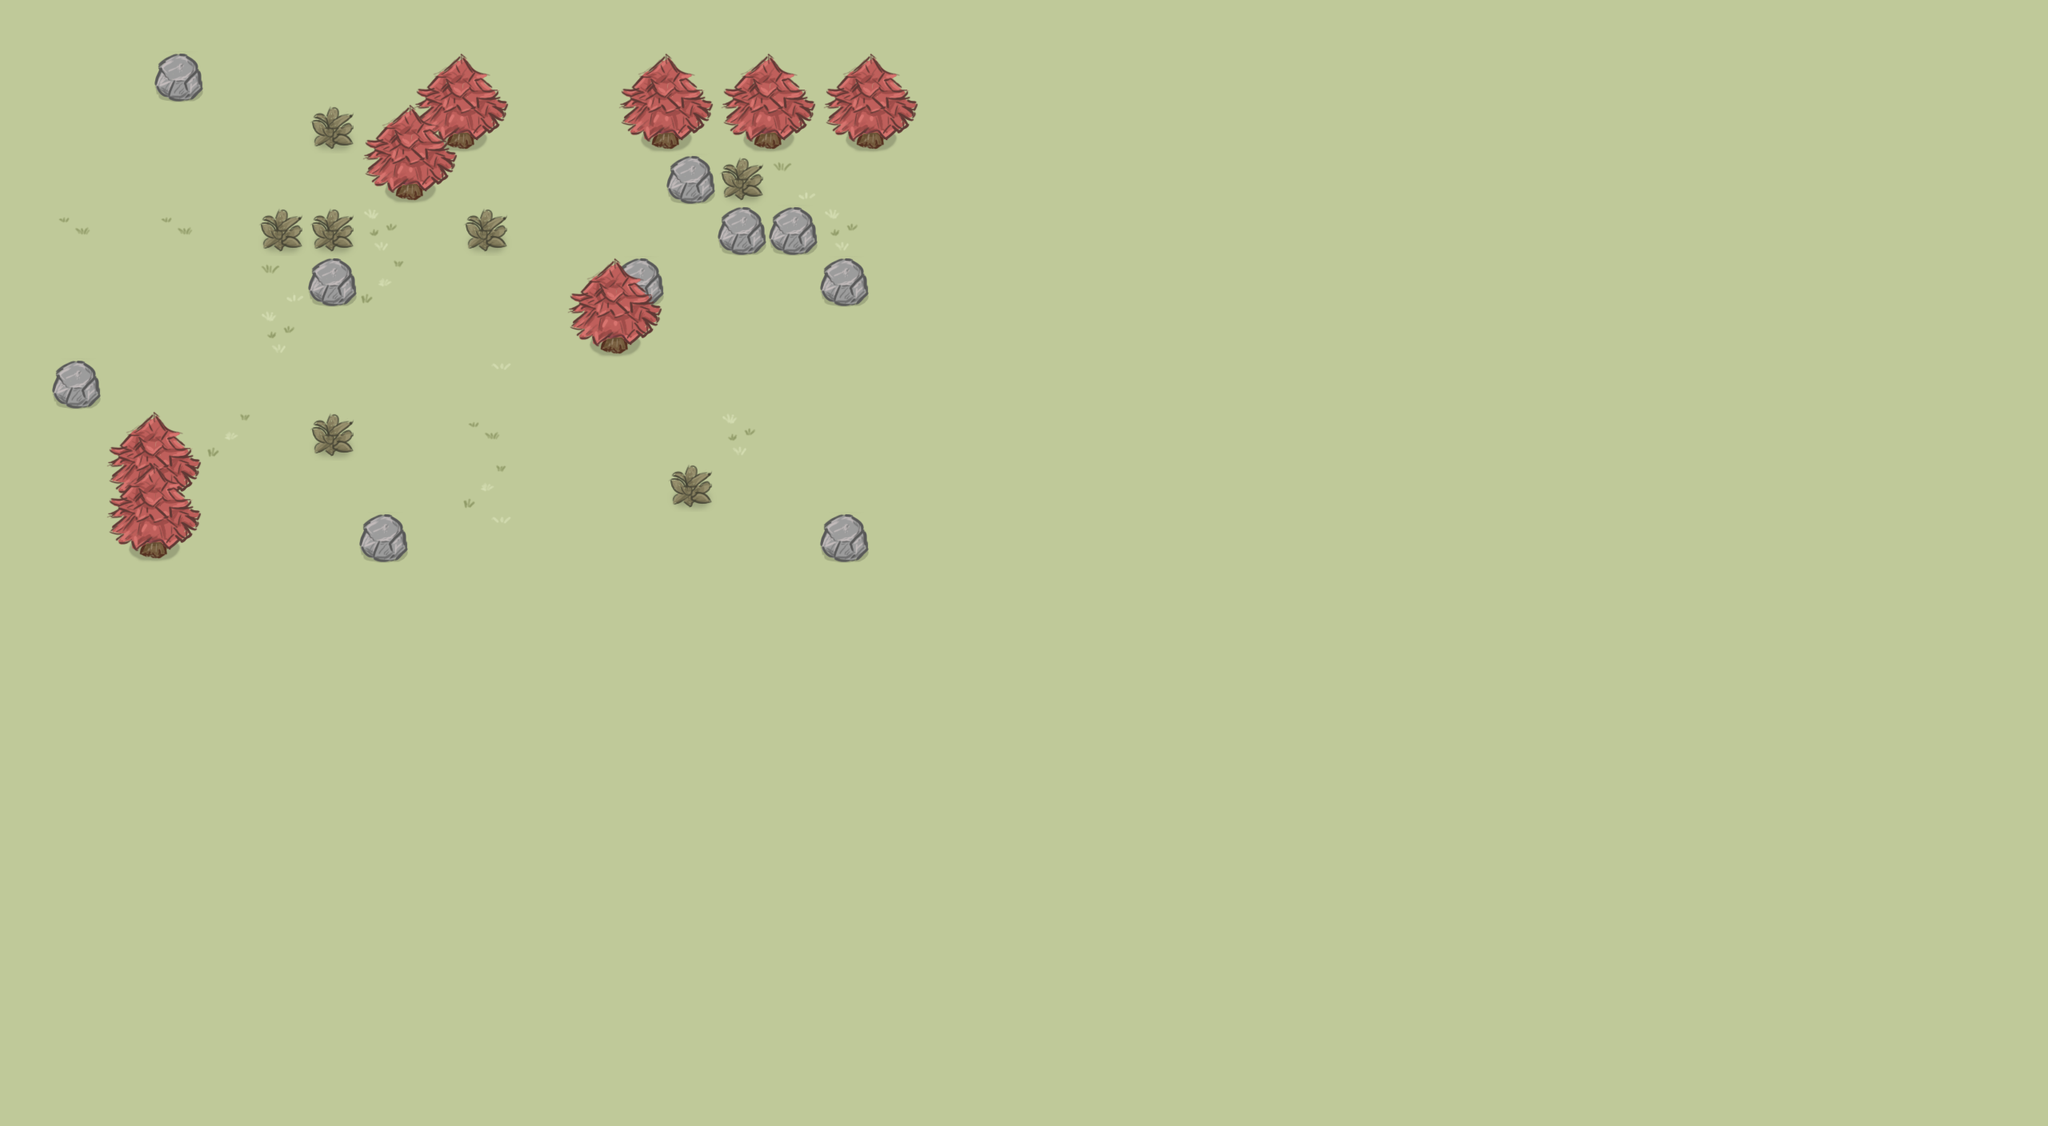

Below is a game level as drawn by its tile map, then a one-line description and the .tmx file that defines it, in full:
An orthogonal 40x22 tile map with 64x64 px tiles, 2 tile layers (background, foreground).

<map version="1.0" tiledversion="1.1.5" orientation="orthogonal" renderorder="right-down" width="40" height="22" tilewidth="64" tileheight="64" infinite="0" nextobjectid="1">
 <tileset firstgid="1" source="../tilesets/autumn.tsx" />
 <layer name="background" width="40" height="22">
  <data encoding="csv">
1,1,1,1,1,1,1,1,1,1,1,1,1,1,1,1,1,1,1,1,1,1,1,1,1,1,1,1,1,1,1,1,1,1,1,1,1,1,1,1,
1,1,1,13,1,1,1,1,1,1,1,1,1,1,1,1,1,1,1,1,1,1,1,1,1,1,1,1,1,1,1,1,1,1,1,1,1,1,1,1,
1,1,1,1,1,1,6,1,11,12,1,1,11,12,11,12,11,12,1,1,1,1,1,1,1,1,1,1,1,1,1,1,1,1,1,1,1,1,1,1,
1,1,1,1,1,1,1,11,12,1,1,1,1,13,6,2,1,1,1,1,1,1,1,1,1,1,1,1,1,1,1,1,1,1,1,1,1,1,1,1,
1,9,1,9,1,6,6,3,1,6,1,1,1,1,13,13,3,1,1,1,1,1,1,1,1,1,1,1,1,1,1,1,1,1,1,1,1,1,1,1,
1,1,1,1,1,2,13,10,1,1,1,1,13,1,1,1,13,1,1,1,1,1,1,1,1,1,1,1,1,1,1,1,1,1,1,1,1,1,1,1,
1,1,1,1,1,3,1,1,1,1,1,11,12,1,1,1,1,1,1,1,1,1,1,1,1,1,1,1,1,1,1,1,1,1,1,1,1,1,1,1,
1,13,1,1,1,1,1,1,1,8,1,1,1,1,1,1,1,1,1,1,1,1,1,1,1,1,1,1,1,1,1,1,1,1,1,1,1,1,1,1,
1,1,1,1,10,1,6,1,1,9,1,1,1,1,3,1,1,1,1,1,1,1,1,1,1,1,1,1,1,1,1,1,1,1,1,1,1,1,1,1,
1,1,11,12,1,1,1,1,1,10,1,1,1,6,1,1,1,1,1,1,1,1,1,1,1,1,1,1,1,1,1,1,1,1,1,1,1,1,1,1,
1,1,11,12,1,1,1,13,1,8,1,1,1,1,1,1,13,1,1,1,1,1,1,1,1,1,1,1,1,1,1,1,1,1,1,1,1,1,1,1,
1,1,1,1,1,1,1,1,1,1,1,1,1,1,1,1,1,1,1,1,1,1,1,1,1,1,1,1,1,1,1,1,1,1,1,1,1,1,1,1,
1,1,1,1,1,1,1,1,1,1,1,1,1,1,1,1,1,1,1,1,1,1,1,1,1,1,1,1,1,1,1,1,1,1,1,1,1,1,1,1,
1,1,1,1,1,1,1,1,1,1,1,1,1,1,1,1,1,1,1,1,1,1,1,1,1,1,1,1,1,1,1,1,1,1,1,1,1,1,1,1,
1,1,1,1,1,1,1,1,1,1,1,1,1,1,1,1,1,1,1,1,1,1,1,1,1,1,1,1,1,1,1,1,1,1,1,1,1,1,1,1,
1,1,1,1,1,1,1,1,1,1,1,1,1,1,1,1,1,1,1,1,1,1,1,1,1,1,1,1,1,1,1,1,1,1,1,1,1,1,1,1,
1,1,1,1,1,1,1,1,1,1,1,1,1,1,1,1,1,1,1,1,1,1,1,1,1,1,1,1,1,1,1,1,1,1,1,1,1,1,1,1,
1,1,1,1,1,1,1,1,1,1,1,1,1,1,1,1,1,1,1,1,1,1,1,1,1,1,1,1,1,1,1,1,1,1,1,1,1,1,1,1,
1,1,1,1,1,1,1,1,1,1,1,1,1,1,1,1,1,1,1,1,1,1,1,1,1,1,1,1,1,1,1,1,1,1,1,1,1,1,1,1,
1,1,1,1,1,1,1,1,1,1,1,1,1,1,1,1,1,1,1,1,1,1,1,1,1,1,1,1,1,1,1,1,1,1,1,1,1,1,1,1,
1,1,1,1,1,1,1,1,1,1,1,1,1,1,1,1,1,1,1,1,1,1,1,1,1,1,1,1,1,1,1,1,1,1,1,1,1,1,1,1,
1,1,1,1,1,1,1,1,1,1,1,1,1,1,1,1,1,1,1,1,1,1,1,1,1,1,1,1,1,1,1,1,1,1,1,1,1,1,1,1
</data>
 </layer>
 <layer name="foreground" width="40" height="22">
  <data encoding="csv">
0,0,0,0,0,0,0,0,0,0,0,0,0,0,0,0,0,0,0,0,0,0,0,0,0,0,0,0,0,0,0,0,0,0,0,0,0,0,0,0,
0,0,0,0,0,0,0,0,4,5,0,0,4,5,4,5,4,5,0,0,0,0,0,0,0,0,0,0,0,0,0,0,0,0,0,0,0,0,0,0,
0,0,0,0,0,0,0,4,5,0,0,0,0,0,0,0,0,0,0,0,0,0,0,0,0,0,0,0,0,0,0,0,0,0,0,0,0,0,0,0,
0,0,0,0,0,0,0,0,0,0,0,0,0,0,0,0,0,0,0,0,0,0,0,0,0,0,0,0,0,0,0,0,0,0,0,0,0,0,0,0,
0,0,0,0,0,0,0,0,0,0,0,0,0,0,0,0,0,0,0,0,0,0,0,0,0,0,0,0,0,0,0,0,0,0,0,0,0,0,0,0,
0,0,0,0,0,0,0,0,0,0,0,4,5,0,0,0,0,0,0,0,0,0,0,0,0,0,0,0,0,0,0,0,0,0,0,0,0,0,0,0,
0,0,0,0,0,0,0,0,0,0,0,0,0,0,0,0,0,0,0,0,0,0,0,0,0,0,0,0,0,0,0,0,0,0,0,0,0,0,0,0,
0,0,0,0,0,0,0,0,0,0,0,0,0,0,0,0,0,0,0,0,0,0,0,0,0,0,0,0,0,0,0,0,0,0,0,0,0,0,0,0,
0,0,4,5,0,0,0,0,0,0,0,0,0,0,0,0,0,0,0,0,0,0,0,0,0,0,0,0,0,0,0,0,0,0,0,0,0,0,0,0,
0,0,4,5,0,0,0,0,0,0,0,0,0,0,0,0,0,0,0,0,0,0,0,0,0,0,0,0,0,0,0,0,0,0,0,0,0,0,0,0,
0,0,0,0,0,0,0,0,0,0,0,0,0,0,0,0,0,0,0,0,0,0,0,0,0,0,0,0,0,0,0,0,0,0,0,0,0,0,0,0,
0,0,0,0,0,0,0,0,0,0,0,0,0,0,0,0,0,0,0,0,0,0,0,0,0,0,0,0,0,0,0,0,0,0,0,0,0,0,0,0,
0,0,0,0,0,0,0,0,0,0,0,0,0,0,0,0,0,0,0,0,0,0,0,0,0,0,0,0,0,0,0,0,0,0,0,0,0,0,0,0,
0,0,0,0,0,0,0,0,0,0,0,0,0,0,0,0,0,0,0,0,0,0,0,0,0,0,0,0,0,0,0,0,0,0,0,0,0,0,0,0,
0,0,0,0,0,0,0,0,0,0,0,0,0,0,0,0,0,0,0,0,0,0,0,0,0,0,0,0,0,0,0,0,0,0,0,0,0,0,0,0,
0,0,0,0,0,0,0,0,0,0,0,0,0,0,0,0,0,0,0,0,0,0,0,0,0,0,0,0,0,0,0,0,0,0,0,0,0,0,0,0,
0,0,0,0,0,0,0,0,0,0,0,0,0,0,0,0,0,0,0,0,0,0,0,0,0,0,0,0,0,0,0,0,0,0,0,0,0,0,0,0,
0,0,0,0,0,0,0,0,0,0,0,0,0,0,0,0,0,0,0,0,0,0,0,0,0,0,0,0,0,0,0,0,0,0,0,0,0,0,0,0,
0,0,0,0,0,0,0,0,0,0,0,0,0,0,0,0,0,0,0,0,0,0,0,0,0,0,0,0,0,0,0,0,0,0,0,0,0,0,0,0,
0,0,0,0,0,0,0,0,0,0,0,0,0,0,0,0,0,0,0,0,0,0,0,0,0,0,0,0,0,0,0,0,0,0,0,0,0,0,0,0,
0,0,0,0,0,0,0,0,0,0,0,0,0,0,0,0,0,0,0,0,0,0,0,0,0,0,0,0,0,0,0,0,0,0,0,0,0,0,0,0,
0,0,0,0,0,0,0,0,0,0,0,0,0,0,0,0,0,0,0,0,0,0,0,0,0,0,0,0,0,0,0,0,0,0,0,0,0,0,0,0
</data>
 </layer>
</map>
